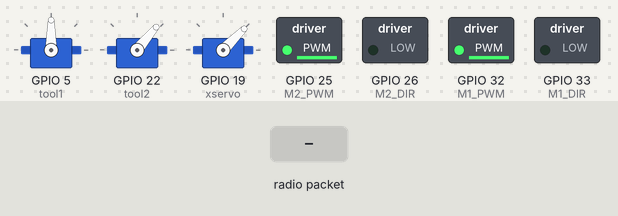
This program was run on a simulated ESP32. On the bench: 3 × servo, switched loads named in the program (green lamp = pin HIGH). Inputs (shaded band) come from the test bench. What the program prints to the serial monitor is not drawn.

Above: at 1.2 s.
1.3 s: radio packet "1" arrives
Timing chart, 0 to 4.3 s (numbered marks = the images above; inputs shaded):
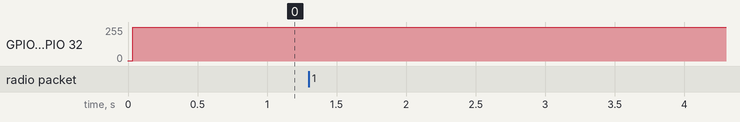

Measured:
- after the input at 1.3 s, every drawn part: stays the same

The program:

main.cpp
```cpp
#include <Arduino.h>
#include <ESP32Servo.h>

#include "motors.h"
int m1dir = 0;
int m2dir = 0;
int currentSpeed = 1;
const float ROTATE_FACTOR = 0.8;
int pwm1;
int pwm2;
const int speed[3] = {1, 120, 175};
const int brakeValue = 254;
int currentBrake = 254;

#include "controller.h"

#define tool1 5
#define tool2 22

#define xservo 19

const int st_timeout = 250;
Servo stool1;
uint64_t prev_st1 = 0;
Servo stool2;
uint64_t prev_st2 = 0;

Servo xservo3;

void attachServo()
{
  const int sg995minUs = 625;
  const int sg995maxUs = 2850;
  stool1.attach(tool1, sg995minUs, sg995maxUs);
  stool2.attach(tool2, sg995minUs, sg995maxUs);
  xservo3.attach(xservo, sg995minUs, sg995maxUs);
}

void initServo()
{
  stool1.setPeriodHertz(50);
  stool2.setPeriodHertz(50);
  xservo3.setPeriodHertz(50);
  attachServo();
  stool1.write(0);
  stool2.write(0);
  xservo3.write(0);
}

void detachServo()
{
  stool1.detach();
  stool2.detach();
  xservo3.detach();
}

void setup()
{
  // Initialize Serial Monitor
  Serial.begin(115200);

  initMotor();
  initController();
  initServo();
  attachServo();
}

bool tool1_state = 0;
bool tool2_state = 0;
int xservo3_state = 45;

void loop()
{
  if (controller.LS.A3 == 1 && millis() - prev_st1 >= st_timeout)
  {
    prev_st1 = millis();
    tool1_state = !tool1_state;
  }
  if (controller.RS.C13 == 1 && millis() - prev_st2 >= st_timeout)
  {
    prev_st2 = millis();
    tool2_state = !tool2_state;
  }
  if (controller.RD.B5 == 1)
  {
    xservo3_state = 0;
  }
  else if (controller.RD.A15 == 1)
  {
    xservo3_state = 180;
  }
  else
  {
    xservo3_state = 45;
  }
  stool1.write((tool1_state) ? 0 : 90);
  stool2.write((tool2_state) ? 0 : 50);
  xservo3.write(xservo3_state);
  // detachServo();

  // doi toc
  if (controller.RS.A12 == 1)
    currentSpeed = speed[0];
  else if (controller.RS.B9 == 1)
    currentSpeed = speed[1];
  else if (controller.RS.B8 == 1)
    currentSpeed = speed[2];

  // quay tu dong
  if (controller.LS.A0 == 1)
  {
    // vi sai trai
    m1dir = 1;
    m2dir = 0;
    pwm1 = (int)((float)currentSpeed * ROTATE_FACTOR);
    pwm2 = (int)((float)currentSpeed * ROTATE_FACTOR);
    driveMotor(M1_DIR, M1_PWM, m1dir, pwm1);
    driveMotor(M2_DIR, M2_PWM, m2dir, pwm2);
  }
  else if (controller.RS.A1 == 1)
  {
    // vi sai phai
    m1dir = 0;
    m2dir = 1;
    pwm1 = (int)((float)currentSpeed * ROTATE_FACTOR);
    pwm2 = (int)((float)currentSpeed * ROTATE_FACTOR);
    driveMotor(M1_DIR, M1_PWM, m1dir, pwm1);
    driveMotor(M2_DIR, M2_PWM, m2dir, pwm2);
  }
  else
  {
    if (controller.RD.B3 == 1)
    {
      // vi sai trai
      m1dir = 1;
      m2dir = 0;
      pwm1 = (int)((float)currentSpeed * ROTATE_FACTOR);
      pwm2 = (int)((float)currentSpeed * ROTATE_FACTOR);
    }
    else if (controller.RD.B4 == 1)
    {
      // vi sai phai
      m1dir = 0;
      m2dir = 1;
      pwm1 = (int)((float)currentSpeed * ROTATE_FACTOR);
      pwm2 = (int)((float)currentSpeed * ROTATE_FACTOR);
    }
    else
    {
      m1dir = 0;
      m2dir = 0;
      pwm1 = currentSpeed;
      pwm2 = currentSpeed;
    }
    if (controller.LD.A6 == 1)
    {
      driveMotor(M1_DIR, M1_PWM, m1dir, pwm1);
      driveMotor(M2_DIR, M2_PWM, m2dir, pwm2);
      currentBrake = brakeValue;
    }
    else if (controller.LD.B2 == 1)
    {
      driveMotor(M1_DIR, M1_PWM, (m1dir == 1) ? 0 : 1, pwm1);
      driveMotor(M2_DIR, M2_PWM, (m2dir == 1) ? 0 : 1, pwm2);
      currentBrake = 255;
    }
    else
    {
      driveMotor(M1_DIR, M1_PWM, m1dir, currentBrake);
      driveMotor(M2_DIR, M2_PWM, m2dir, currentBrake);
    }
  }
  delay(50);
  checkControllerTimeout();
}
```

controller.h
```cpp
// #ifndef controller_h
// #define controller_h

#include <Arduino.h>
#include <WiFi.h>
#include <esp_wifi.h>
#include <esp_now.h>
#include <string.h>

#pragma pack(1)
struct CONTROLLER_READOUT
{
  struct
  {
    uint8_t A0, A3;
    uint8_t PB10, A4, B13;
    uint8_t A5;
  } LS; // left shoulder
  struct
  {
    uint8_t B12, A6, B2, A7;
  } LD; // left dpad

  struct
  {
    uint8_t C13, A1;
    uint8_t A12, B9, PB11;
    uint8_t B8;
  } RS; // right shoulder
  struct
  {
    uint8_t B3, B5, A15, B4;
  } RD; // right dpad

  struct
  {
    uint8_t A2, C15, C14;
  } ALT; // alternate button

  struct
  {
    uint8_t BTN;
    uint16_t VALUE[2];
  } JOY; // joystick

  struct
  {
    uint8_t BTN;
    uint8_t VALUE;
  } ENC; // encoder
};
#pragma pack()

CONTROLLER_READOUT controller;

bool connected = 0;

void readMacAddress()
{
  uint8_t baseMac[6];
  esp_err_t ret = esp_wifi_get_mac(WIFI_IF_STA, baseMac);
  if (ret == ESP_OK)
  {
    Serial.printf("%02x:%02x:%02x:%02x:%02x:%02x\n",
                  baseMac[0], baseMac[1], baseMac[2],
                  baseMac[3], baseMac[4], baseMac[5]);
  }
  else
  {
    Serial.println("Failed to read MAC address");
  }
}

void logData()
{
  // Log the controller data to serial
  Serial.println("Controller Data:");

  // Left shoulder
  Serial.println("LS (Left Shoulder):");
  Serial.printf("  A0: %u, A3: %u, PB10: %u, A4: %u, B13: %u, A5: %u\n",
                controller.LS.A0, controller.LS.A3, controller.LS.PB10,
                controller.LS.A4, controller.LS.B13, controller.LS.A5);

  // Left dpad
  Serial.println("LD (Left DPad):");
  Serial.printf("  B12: %u, A6: %u, B2: %u, A7: %u\n",
                controller.LD.B12, controller.LD.A6, controller.LD.B2, controller.LD.A7);

  // Right shoulder
  Serial.println("RS (Right Shoulder):");
  Serial.printf("  C13: %u, A1: %u, A12: %u, B9: %u, PB11: %u, B8: %u\n",
                controller.RS.C13, controller.RS.A1, controller.RS.A12,
                controller.RS.B9, controller.RS.PB11, controller.RS.B8);

  // Right dpad
  Serial.println("RD (Right DPad):");
  Serial.printf("  B3: %u, B5: %u, A15: %u, B4: %u\n",
                controller.RD.B3, controller.RD.B5, controller.RD.A15, controller.RD.B4);

  // Alternate button
  Serial.println("ALT (Alternate Button):");
  Serial.printf("  A2: %u, C15: %u, C14: %u\n",
                controller.ALT.A2, controller.ALT.C15, controller.ALT.C14);

  // Joystick
  Serial.println("JOY (Joystick):");
  Serial.printf("  BTN: %u, VALUE[0]: %u, VALUE[1]: %u\n",
                controller.JOY.BTN, controller.JOY.VALUE[0], controller.JOY.VALUE[1]);

  // Encoder
  Serial.println("ENC (Encoder):");
  Serial.printf("  BTN: %u, VALUE: %u\n",
                controller.ENC.BTN, controller.ENC.VALUE);

  Serial.println();
}

void resetController()
{
  // Left shoulder
  controller.LS.A0 = 0;
  controller.LS.A3 = 0;
  controller.LS.PB10 = 0;
  controller.LS.A4 = 0;
  controller.LS.B13 = 0;
  controller.LS.A5 = 0;

  // Left dpad
  controller.LD.B12 = 0;
  controller.LD.A6 = 0;
  controller.LD.B2 = 0;
  controller.LD.A7 = 0;

  // Right shoulder
  controller.RS.C13 = 0;
  controller.RS.A1 = 0;
  controller.RS.A12 = 0;
  controller.RS.B9 = 0;
  controller.RS.PB11 = 0;
  controller.RS.B8 = 0;

  // Right dpad
  controller.RD.B3 = 0;
  controller.RD.B5 = 0;
  controller.RD.A15 = 0;
  controller.RD.B4 = 0;

  // Alternate button
  controller.ALT.A2 = 0;
  controller.ALT.C15 = 0;
  controller.ALT.C14 = 0;

  // Joystick
  controller.JOY.BTN = 0;

  // Encoder
  controller.ENC.BTN = 1;
}

long long int prev_data_recv = 0;
const int controller_timeout = 350;

void checkControllerTimeout() {
  if (millis() - prev_data_recv >= controller_timeout) {
    resetController();
    connected = 0;
  }
}

// callback function that will be executed when data is received
void OnDataRecv(const uint8_t *mac, const uint8_t *incomingData, int len)
{
  if (connected == 0) {
    connected = 1;
    Serial.println("Controller connected");
  }
  else {
    prev_data_recv = millis();
  }
  memcpy(&controller, incomingData, sizeof(controller));
  // logData();
}

void initController()
{
  // Set device as a Wi-Fi Station
  WiFi.mode(WIFI_STA);

  Serial.print("[DEFAULT] ESP32 Board MAC Address: ");
  readMacAddress();

  // Init ESP-NOW
  if (esp_now_init() != ESP_OK)
  {
    Serial.println("Error initializing ESP-NOW");
    return;
  }

  // Once ESPNow is successfully Init, we will register for recv CB to
  // get recv packer info
  esp_now_register_recv_cb(esp_now_recv_cb_t(OnDataRecv));
  resetController();
  logData();
}

// #endif
```

motors.cpp
```cpp
#include <motors.h>

void initMotor()
{
  pinMode(M1_DIR, OUTPUT);
  pinMode(M2_DIR, OUTPUT);
  digitalWrite(M1_DIR, LOW);
  digitalWrite(M2_DIR, LOW);
  pinMode(M1_PWM, OUTPUT);
  pinMode(M1_PWM, OUTPUT);
  analogWrite(M1_PWM, 1);
  analogWrite(M2_PWM, 1);
}

void driveMotor(int dirpin, int pwmpin, int dir, int pwm)
{
  analogWrite(pwmpin, (dir == -1) ? 255 : pwm);
  digitalWrite(dirpin, (dir == -1) ? abs(dir) : dir);
}
```

motors.h
```cpp
#ifndef motors_h
#define motors_h

#include <Arduino.h>

#define M1_PWM 32
#define M1_DIR 33

#define M2_PWM 25
#define M2_DIR 26

void initMotor();

void driveMotor(int dirpin, int pwmpin, int dir, int pwm);

#endif
```
